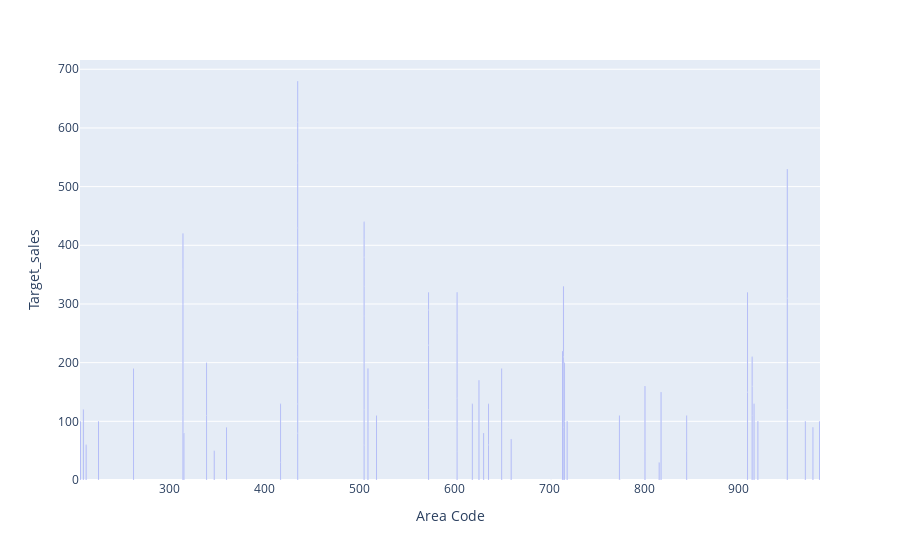

Here is the notebook cell this chart was saved with:
### Code cell
# Criei o gráfico de barras usando o Plotly para visualizar as metas de vendas das lojas com previsões negativas de lucro
fig = px.bar(negative_profit, x="Area Code", y="Target_sales")

# Exiba o gráfico
fig.show()

### Figure 1 — Plotly figure (JSON) as saved in the notebook; plotly's stock layout.template omitted (floating-point values rounded to 4 significant figures)
{"data": [{"alignmentgroup": "True", "hovertemplate": "Area Code=%{x}<br>Target_sales=%{y}<extra></extra>", "legendgroup": "", "marker": {"color": "#636efa", "pattern": {"shape": ""}}, "name": "", "offsetgroup": "", "orientation": "v", "showlegend": false, "textposition": "auto", "type": "bar", "x": [225, 435, 603, 417, 801, 505, 603, 603, 435, 505, 603, 603, 314, 715, 573, 435, 435, 435, 262, 262, 719, 505, 314, 715, 505, 715, 314, 573, 985, 970, 774, 920, 206, 435, 339, 509, 435, 417, 660, 573, 801, 636, 314, 636, 603, 435, 573, 314, 505, 339, 505, 816, 505, 505, 435, 435, 573, 978, 360, 509, 916, 619, 818, 909, 951, 209, 650, 631, 951, 315, 914, 518, 626, 909, 716, 714, 716, 951, 702, 702, 845, 914, 914, 347, 845, 212, 702, 775, 775, 775], "xaxis": "x", "y": [100, 80, 50, 30, 50, 60, 40, 50, 50, 60, 40, 70, 110, 90, 90, 80, 80, 30, 100, 90, 100, 80, 90, 120, 80, 120, 100, 30, 100, 100, 110, 100, 100, 80, 110, 100, 30, 100, 70, 110, 110, 60, 60, 70, 70, 110, 60, 60, 50, 90, 50, 30, 30, 30, 70, 70, 30, 90, 90, 90, 130, 130, 150, 150, 120, 120, 190, 80, 190, 80, 110, 110, 170, 170, 100, 220, 100, 220, 0, 0, 50, 50, 50, 50, 60, 60, 0, 0, 0, 0], "yaxis": "y"}], "layout": {"barmode": "relative", "legend": {"tracegroupgap": 0}, "margin": {"t": 60}, "xaxis": {"anchor": "y", "domain": [0, 1], "title": {"text": "Area Code"}}, "yaxis": {"anchor": "x", "domain": [0, 1], "title": {"text": "Target_sales"}}}}
